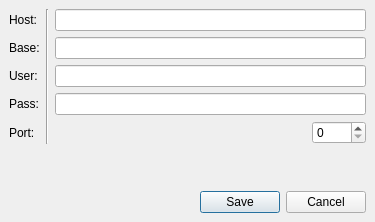
<ui version="4.0" >
 <class>ConnDialog</class>
 <widget class="QDialog" name="ConnDialog" >
  <property name="geometry" >
   <rect>
    <x>0</x>
    <y>0</y>
    <width>375</width>
    <height>222</height>
   </rect>
  </property>
  <property name="windowTitle" >
   <string>Dialog</string>
  </property>
  <property name="windowIcon" >
   <iconset resource="../icons/resources.qrc" >:/32/web_connect.png</iconset>
  </property>
  <layout class="QGridLayout" >
   <property name="margin" >
    <number>9</number>
   </property>
   <property name="spacing" >
    <number>6</number>
   </property>
   <item row="5" column="0" colspan="3" >
    <spacer>
     <property name="orientation" >
      <enum>Qt::Vertical</enum>
     </property>
     <property name="sizeHint" >
      <size>
       <width>357</width>
       <height>31</height>
      </size>
     </property>
    </spacer>
   </item>
   <item row="3" column="0" >
    <widget class="QLabel" name="label_4" >
     <property name="text" >
      <string>Pass:</string>
     </property>
    </widget>
   </item>
   <item row="3" column="2" >
    <widget class="QLineEdit" name="passlineEdit" >
     <property name="echoMode" >
      <enum>QLineEdit::Password</enum>
     </property>
    </widget>
   </item>
   <item row="2" column="2" >
    <widget class="QLineEdit" name="userlineEdit" />
   </item>
   <item row="1" column="2" >
    <widget class="QLineEdit" name="baselineEdit" />
   </item>
   <item row="0" column="2" >
    <widget class="QLineEdit" name="hostlineEdit" />
   </item>
   <item row="2" column="0" >
    <widget class="QLabel" name="label_3" >
     <property name="text" >
      <string>User:</string>
     </property>
    </widget>
   </item>
   <item row="1" column="0" >
    <widget class="QLabel" name="label_2" >
     <property name="text" >
      <string>Base:</string>
     </property>
    </widget>
   </item>
   <item row="0" column="0" >
    <widget class="QLabel" name="label" >
     <property name="text" >
      <string>Host:</string>
     </property>
    </widget>
   </item>
   <item row="6" column="0" colspan="3" >
    <layout class="QHBoxLayout" >
     <property name="margin" >
      <number>0</number>
     </property>
     <property name="spacing" >
      <number>6</number>
     </property>
     <item>
      <widget class="QLabel" name="imagelabel" >
       <property name="text" >
        <string/>
       </property>
       <property name="pixmap" >
        <pixmap/>
       </property>
      </widget>
     </item>
     <item>
      <spacer>
       <property name="orientation" >
        <enum>Qt::Horizontal</enum>
       </property>
       <property name="sizeHint" >
        <size>
         <width>40</width>
         <height>20</height>
        </size>
       </property>
      </spacer>
     </item>
     <item>
      <widget class="QPushButton" name="okpushButton" >
       <property name="text" >
        <string>Save</string>
       </property>
      </widget>
     </item>
     <item>
      <widget class="QPushButton" name="cancelpushButton" >
       <property name="text" >
        <string>Cancel</string>
       </property>
      </widget>
     </item>
    </layout>
   </item>
   <item row="4" column="0" >
    <widget class="QLabel" name="label_5" >
     <property name="text" >
      <string>Port:</string>
     </property>
    </widget>
   </item>
   <item rowspan="5" row="0" column="1" >
    <widget class="Line" name="line" >
     <property name="orientation" >
      <enum>Qt::Vertical</enum>
     </property>
    </widget>
   </item>
   <item row="4" column="2" >
    <layout class="QHBoxLayout" >
     <property name="margin" >
      <number>0</number>
     </property>
     <property name="spacing" >
      <number>6</number>
     </property>
     <item>
      <spacer>
       <property name="orientation" >
        <enum>Qt::Horizontal</enum>
       </property>
       <property name="sizeHint" >
        <size>
         <width>40</width>
         <height>20</height>
        </size>
       </property>
      </spacer>
     </item>
     <item>
      <widget class="QSpinBox" name="portspinBox" >
       <property name="sizePolicy" >
        <sizepolicy>
         <hsizetype>1</hsizetype>
         <vsizetype>0</vsizetype>
         <horstretch>0</horstretch>
         <verstretch>0</verstretch>
        </sizepolicy>
       </property>
       <property name="maximum" >
        <number>9999</number>
       </property>
       <property name="value" >
        <number>0</number>
       </property>
      </widget>
     </item>
    </layout>
   </item>
  </layout>
 </widget>
 <resources>
  <include location="../icons/resources.qrc" />
 </resources>
 <connections>
  <connection>
   <sender>cancelpushButton</sender>
   <signal>clicked()</signal>
   <receiver>ConnDialog</receiver>
   <slot>reject()</slot>
   <hints>
    <hint type="sourcelabel" >
     <x>255</x>
     <y>163</y>
    </hint>
    <hint type="destinationlabel" >
     <x>153</x>
     <y>104</y>
    </hint>
   </hints>
  </connection>
 </connections>
</ui>
